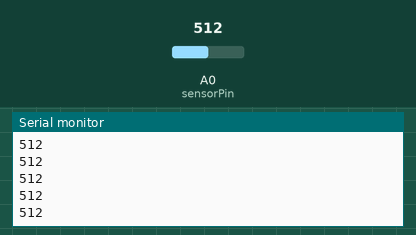
The sketch below on a simulated Arduino Uno, built with avr-gcc and run on an emulated ATmega328P. Shown: the last lines printed to the serial monitor. The test bench sets the inputs (shaded band); at power-on: A0 (sensorPin) = 512.

Above: at 1.2 s.
1.3 s: A0 (sensorPin) set to 716
At 1.56 s:
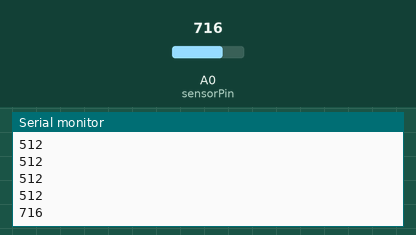
2.8 s: A0 (sensorPin) set to 900
At 2.96 s:
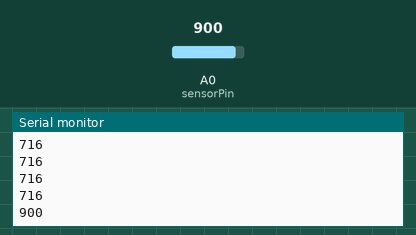
Timing chart, 0 to 5.8 s (numbered marks = the images above; inputs shaded):
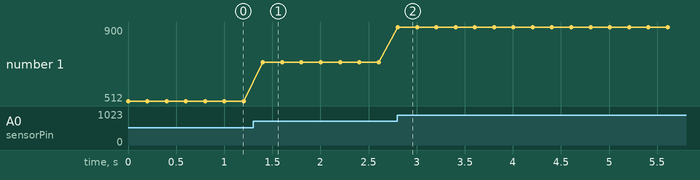

The sketch:

IRsense.ino
```cpp
int sensorPin = 0; //analog pin 0
int ledPin=8;

void setup(){
  Serial.begin(9600);
  //pinMode(ledPin,OUTPUT);

}

void loop(){
  int val = analogRead(sensorPin);
  Serial.println(val);
  //if(val>=2) digitalWrite(ledPin,HIGH);

  //just to slow down the output - remove if trying to catch an object passing by
  delay(200 );


}
```

Measured:
- after the input at 1.3 s, the serial monitor: prints a new line after 0.10 s (image 1)
- after the input at 2.8 s, the serial monitor: prints a new line at once (image 2)
- plotted number 1: 512 → 716 after the input at 1.3 s, 716 → 900 after the input at 2.8 s
